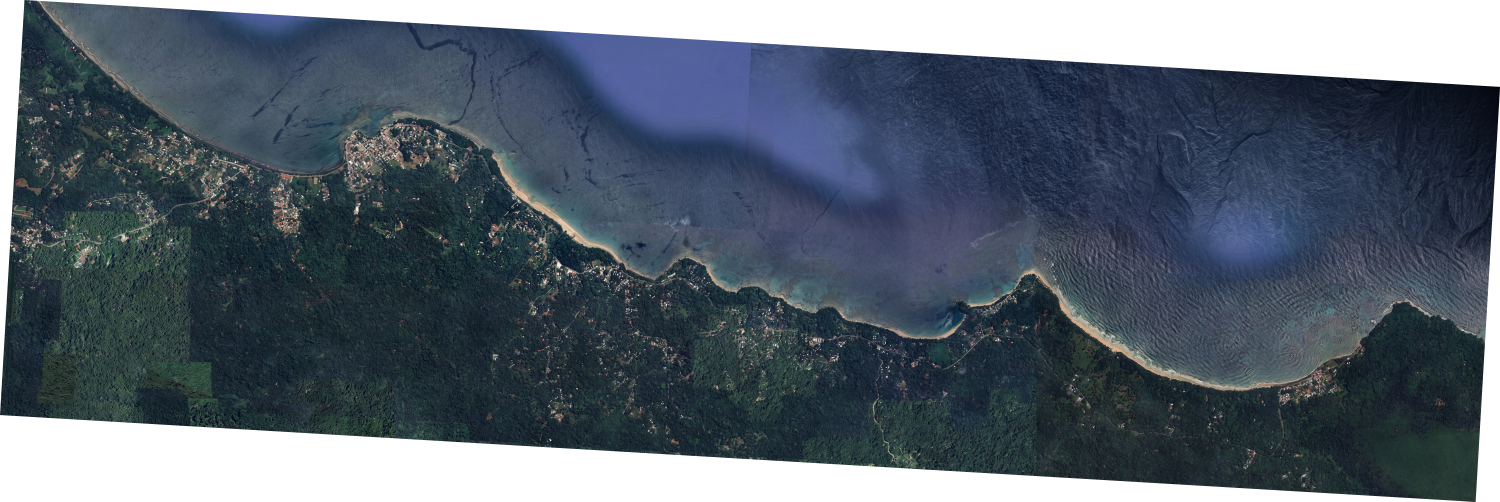
#> input picture web/img/base.webp, 9000 x 3011 px (shown at 1/6 size)
$ python export_overview.py
#> lines starting #> are read from the running program, lines starting #| are printed output that depends on the picture
"""Re-export web/img/base-lo.webp, the overview that is the whole critical path.

The overview is the ONLY image that loads on arrival. base.webp (2.52 MB) is
deferred to the first zoom or pan, so every byte here is paid by every visitor
including the one who scans a QR code, reads their beach card and pockets the
phone. That user is the dominant one.

Size is not a guess. At the default letterboxed zoom on a portrait phone the
overlay measures 372x125 CSS px, which is 1116x375 device px at DPR 3. A 1000 px
wide overview is already at that effective resolution, so anything wider is
resolution nobody can see.

    The earlier 1000x335 q70 target was not exported; the repo shipped
    1200x402 at 88,718 B until 2026-08-06.

Alpha is mandatory. The source is a rotated quad resampled north-up, so the four
corners are transparent wedges. Flatten them and the map grows black triangles.

Run:  python tools/export_overview.py
"""
import os
from PIL import Image

HERE = os.path.dirname(os.path.abspath(__file__))
ROOT = os.path.dirname(HERE)
SRC = os.path.join(ROOT, "web", "img", "base.webp")
DST = os.path.join(ROOT, "web", "img", "base-lo.webp")

WIDTH, HEIGHT, QUALITY = 1000, 335, 70


def main():
    src = Image.open(SRC)
#> src is the input picture: PIL image 9000x3011 RGBA; mean R, G, B, A 40.6, 51.6, 63.1, 208.2
    if src.mode != "RGBA":
        src = src.convert("RGBA")
    before = os.path.getsize(DST) if os.path.exists(DST) else 0

    out = src.resize((WIDTH, HEIGHT), Image.LANCZOS)
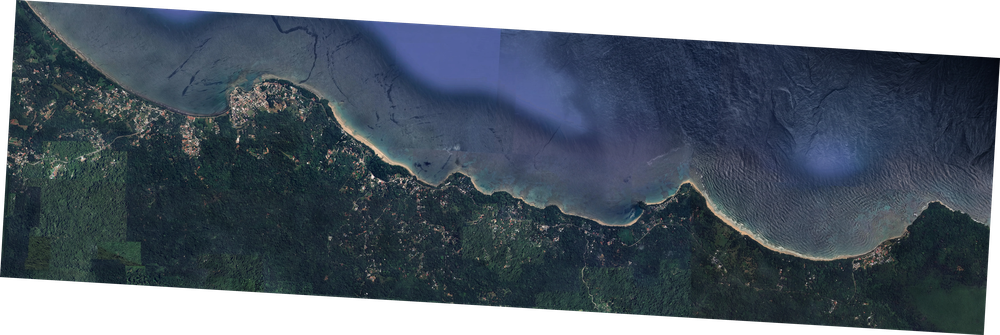
#> out: PIL image 1000x335 RGBA; mean R, G, B, A 40.8, 52, 63.6, 208.2; transparent parts drawn white
    out.save(DST, "WEBP", quality=QUALITY, method=6, exact=False)

    after = os.path.getsize(DST)
    print(f"{SRC} {src.size}")
#| web/img/base.webp (9000, 3011)
    print(f"{DST} {out.size} q{QUALITY}")
#| web/img/base-lo.webp (1000, 335) q70
    print(f"  before {before:,} B")
    print(f"  after  {after:,} B   (saved {before - after:,} B)")


if __name__ == "__main__":
    main()
